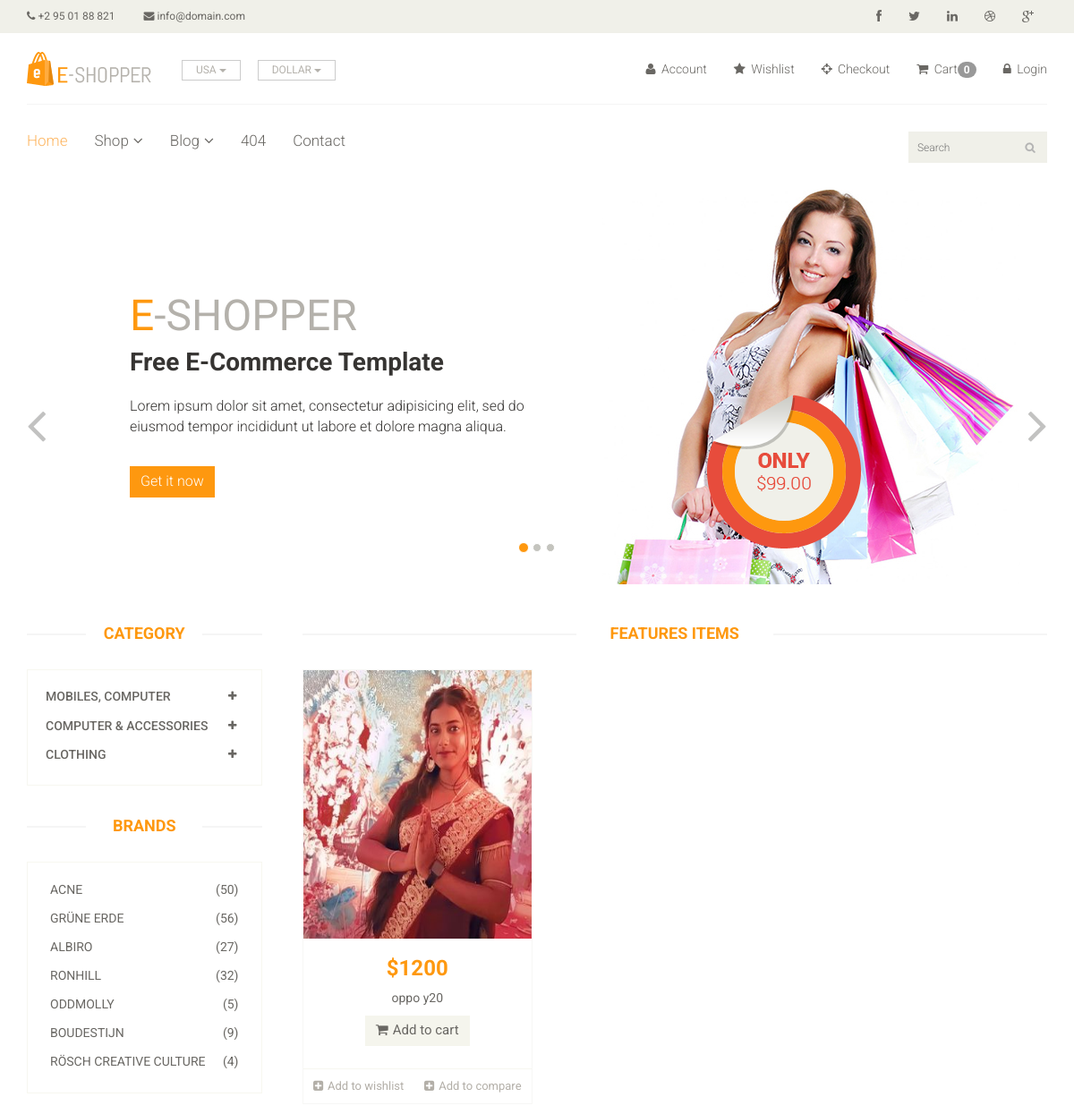
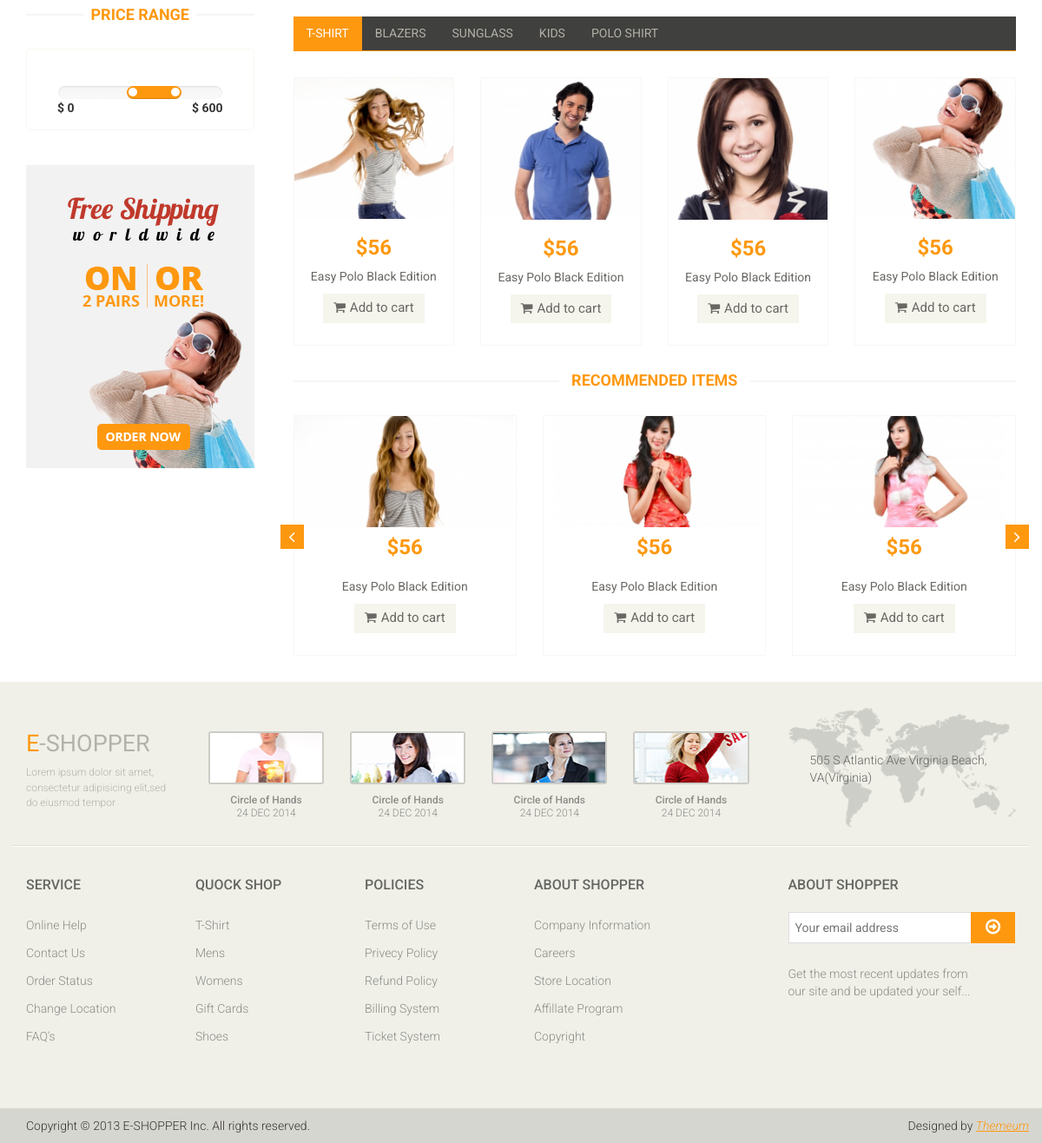
The app's page /?category=2 with its own data (2 pictures, top to bottom).
### app/models.py (models this page shows, shortened)
class Category(models.Model):
    name = models.CharField(max_length=150)

class Product(models.Model):
    category = models.ForeignKey(Category, on_delete=models.CASCADE,null=False,default='')
    sub_category = models.ForeignKey(Sub_Category, on_delete=models.CASCADE,null=False, default='')
    image = models.ImageField(upload_to='ecommerce/pimg')
    name = models.CharField(max_length=100)
    price = models.IntegerField()
    date = models.DateField(auto_now_add=True)

### E_shop/views.py (the view)
# urls.py: path('', views.homePage,name='index'),
def homePage(request):
    category = Category.objects.all()
    categoryID = request.GET.get('category')
    if categoryID:
        product = Product.objects.filter(sub_category = categoryID).order_by('-id')
    else:
        product = Product.objects.all()
    context = {
        'category': category,
        'product': product,
    }
    return render(request, "index.html", context )

### templates/index.html (shortened to what this page needs)
{% extends 'master.html' %}
{% block body %}
<section id="slider">
		<div class="container">
			<div class="row">
				<div class="col-sm-12">
					<div id="slider-carousel" class="carousel slide" data-ride="carousel">
						<ol class="carousel-indicators">
							<li data-target="#slider-carousel" data-slide-to="0" class="active"></li>
							<li data-target="#slider-carousel" data-slide-to="1"></li>
							<li data-target="#slider-carousel" data-slide-to="2"></li>
						</ol>
						<div class="carousel-inner">
							<div class="item active">
								<div class="col-sm-6">
									<h1><span>E</span>-SHOPPER</h1>
									<h2>Free E-Commerce Template</h2>
									<p>Lorem ipsum dolor sit amet, consectetur adipisicing elit, sed do eiusmod tempor incididunt ut labore et dolore magna aliqua. </p>
									<button type="button" class="btn btn-default get">Get it now</button>
								</div>
								<div class="col-sm-6">
									<img src="/static/images/home/girl1.jpg" class="girl img-responsive" alt="" />
									<img src="/static/images/home/pricing.png"  class="pricing" alt="" />
								</div>
							</div>
						</div>
						<a href="#slider-carousel" class="left control-carousel hidden-xs" data-slide="prev">
							<i class="fa fa-angle-left"></i>
						</a>
						<a href="#slider-carousel" class="right control-carousel hidden-xs" data-slide="next">
							<i class="fa fa-angle-right"></i>
						</a>
					</div>
				</div>
			</div>
		</div>
	</section>
<section>
		<div class="container">
			<div class="row">
				<div class="col-sm-3">
					<div class="left-sidebar">
						<h2>Category</h2>
						<div class="panel-group category-products" id="accordian">
							{% for cat in category %}
							<div class="panel panel-default">
								<div class="panel-heading">
									<h4 class="panel-title">
										<a data-toggle="collapse" data-parent="#accordian" href="#{{cat.id}}">
											<span class="badge pull-right"><i class="fa fa-plus"></i></span>
											{{cat.name}}
										</a>
									</h4>
								</div>
							</div>
							{% endfor %}
						</div>
						<div class="brands_products">
							<h2>Brands</h2>
							<div class="brands-name">
								<ul class="nav nav-pills nav-stacked">
									<li><a href="#"> <span class="pull-right">(50)</span>Acne</a></li>
									<li><a href="#"> <span class="pull-right">(56)</span>Grüne Erde</a></li>
									<li><a href="#"> <span class="pull-right">(27)</span>Albiro</a></li>
									<li><a href="#"> <span class="pull-right">(32)</span>Ronhill</a></li>
									<li><a href="#"> <span class="pull-right">(5)</span>Oddmolly</a></li>
									<li><a href="#"> <span class="pull-right">(9)</span>Boudestijn</a></li>
									<li><a href="#"> <span class="pull-right">(4)</span>Rösch creative culture</a></li>
								</ul>
							</div>
						</div>
						<div class="price-range">
							<h2>Price Range</h2>
							<div class="well text-center">
								 <input type="text" class="span2" value="" data-slider-min="0" data-slider-max="600" data-slider-step="5" data-slider-value="[250,450]" id="sl2" ><br />
								 <b class="pull-left">$ 0</b> <b class="pull-right">$ 600</b>
							</div>
						</div>
						<div class="shipping text-center">
							<img src="/static/images/home/shipping.jpg" alt="" />
						</div>
					</div>
				</div>
				<div class="col-sm-9 padding-right">
					<div class="features_items">
						<h2 class="title text-center">Features Items</h2>
						{% for prod in product %}
						<div class="col-sm-4">
							<div class="product-image-wrapper">
								<div class="single-products">
										<div class="productinfo text-center">
											<img src="{{prod.image}}" alt="" height="300px" />
											<h2>${{prod.price}}</h2>
											<p>{{prod.name}}</p>
											<a href="#" class="btn btn-default add-to-cart"><i class="fa fa-shopping-cart"></i>Add to cart</a>
										</div>
										<div class="product-overlay">
											<div class="overlay-content">
											</div>
										</div>
								</div>
								<div class="choose">
									<ul class="nav nav-pills nav-justified">
										<li><a href="{% url 'cart_add' prod.id %}"><i class="fa fa-plus-square"></i>Add to wishlist</a></li>
										<li><a href="#"><i class="fa fa-plus-square"></i>Add to compare</a></li>
									</ul>
								</div>
							</div>
						</div>
						{% endfor %}
					</div>
					<div class="category-tab">
						<div class="col-sm-12">
							<ul class="nav nav-tabs">
								<li class="active"><a href="#tshirt" data-toggle="tab">T-Shirt</a></li>
								<li><a href="#blazers" data-toggle="tab">Blazers</a></li>
								<li><a href="#sunglass" data-toggle="tab">Sunglass</a></li>
								<li><a href="#kids" data-toggle="tab">Kids</a></li>
								<li><a href="#poloshirt" data-toggle="tab">Polo shirt</a></li>
							</ul>
						</div>
						<div class="tab-content">
							<div class="tab-pane fade active in" id="tshirt" >
								<div class="col-sm-3">
									<div class="product-image-wrapper">
										<div class="single-products">
											<div class="productinfo text-center">
												<img src="/static/images/home/gallery1.jpg" alt="" />
												<h2>$56</h2>
												<p>Easy Polo Black Edition</p>
												<a href="#" class="btn btn-default add-to-cart"><i class="fa fa-shopping-cart"></i>Add to cart</a>
											</div>
										</div>
									</div>
								</div>
								<div class="col-sm-3">
									<div class="product-image-wrapper">
										<div class="single-products">
											<div class="productinfo text-center">
												<img src="/static/images/home/gallery2.jpg" alt="" />
												<h2>$56</h2>
												<p>Easy Polo Black Edition</p>
												<a href="#" class="btn btn-default add-to-cart"><i class="fa fa-shopping-cart"></i>Add to cart</a>
											</div>
										</div>
									</div>
								</div>
								<div class="col-sm-3">
									<div class="product-image-wrapper">
										<div class="single-products">
											<div class="productinfo text-center">
												<img src="/static/images/home/gallery3.jpg" alt="" />
												<h2>$56</h2>
												<p>Easy Polo Black Edition</p>
												<a href="#" class="btn btn-default add-to-cart"><i class="fa fa-shopping-cart"></i>Add to cart</a>
											</div>
										</div>
									</div>
								</div>
								<div class="col-sm-3">
									<div class="product-image-wrapper">
										<div class="single-products">
											<div class="productinfo text-center">
												<img src="/static/images/home/gallery4.jpg" alt="" />
												<h2>$56</h2>
												<p>Easy Polo Black Edition</p>
												<a href="#" class="btn btn-default add-to-cart"><i class="fa fa-shopping-cart"></i>Add to cart</a>
											</div>
										</div>
									</div>
								</div>
							</div>
						</div>
					</div>
					<div class="recommended_items">
						<h2 class="title text-center">recommended items</h2>
						<div id="recommended-item-carousel" class="carousel slide" data-ride="carousel">
							<div class="carousel-inner">
								<div class="item active">
									<div class="col-sm-4">
										<div class="product-image-wrapper">
											<div class="single-products">
												<div class="productinfo text-center">
													<img src="/static/images/home/recommend1.jpg" alt="" />
													<h2>$56</h2>
													<p>Easy Polo Black Edition</p>
													<a href="#" class="btn btn-default add-to-cart"><i class="fa fa-shopping-cart"></i>Add to cart</a>
												</div>
											</div>
										</div>
									</div>
									<div class="col-sm-4">
										<div class="product-image-wrapper">
											<div class="single-products">
												<div class="productinfo text-center">
													<img src="/static/images/home/recommend2.jpg" alt="" />
													<h2>$56</h2>
													<p>Easy Polo Black Edition</p>
													<a href="#" class="btn btn-default add-to-cart"><i class="fa fa-shopping-cart"></i>Add to cart</a>
												</div>
											</div>
										</div>
									</div>
									<div class="col-sm-4">
										<div class="product-image-wrapper">
											<div class="single-products">
												<div class="productinfo text-center">
													<img src="/static/images/home/recommend3.jpg" alt="" />
													<h2>$56</h2>
													<p>Easy Polo Black Edition</p>
													<a href="#" class="btn btn-default add-to-cart"><i class="fa fa-shopping-cart"></i>Add to cart</a>
												</div>
											</div>
										</div>
									</div>
								</div>
							</div>
							 <a class="left recommended-item-control" href="#recommended-item-carousel" data-slide="prev">
								<i class="fa fa-angle-left"></i>
							  </a>
							  <a class="right recommended-item-control" href="#recommended-item-carousel" data-slide="next">
								<i class="fa fa-angle-right"></i>
							  </a>
						</div>
					</div>
				</div>
			</div>
		</div>
	</section>
{% endblock %}

### records on screen
Category: name "MOBILES, COMPUTER"
Category: name "COMPUTER & ACCESSORIES"
Category: name "CLOTHING"
Product: image (picture), price "1200", name "oppo y20"

### other values on screen
{{ request.session.cart|length }} "0"
